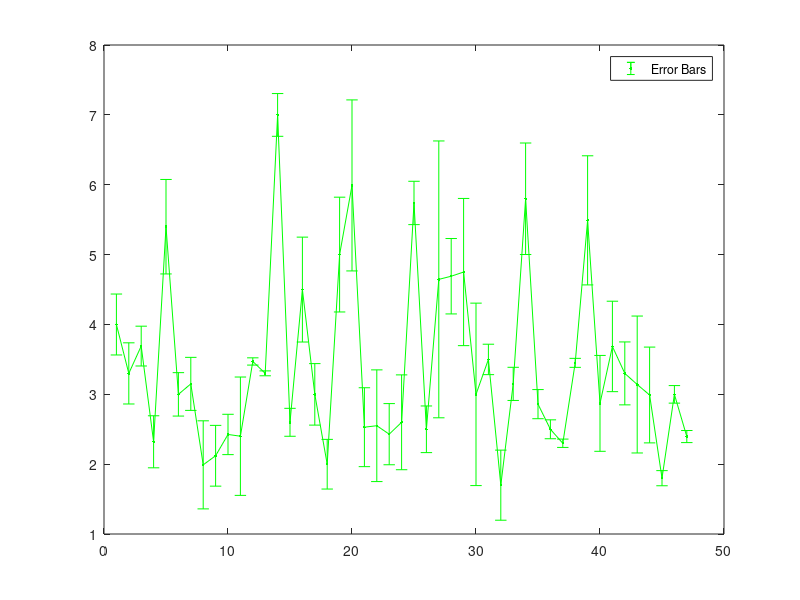

Source code (MATLAB):
load ex1data2.txt

DATA_47 = 47;
ARGS = 2;

% ------- Input Section -------
X = ex1data2(:, 1:ARGS);
Y = ex1data2(:, end);


X = [ones(DATA_47, 1) X];
Xt = transpose(X);
% X = zscore(X);
% -----------------------------

% --------- Training ----------
W = inv(Xt * X) * Xt * Y;
Wt = transpose(W);
Yp = transpose(Wt * Xt);
% -----------------------------

% Error
EQM = 0;
ERRList = [];
for i = 1 : DATA_47
	Ei = Y(i) - Yp(i);
	ERRList = [ERRList; Ei];
	EQM += Ei^2;
end

EQM /= DATA_47;

% Plotting
errorbar(Y, ERRList, '-g.');
hold on;

legend({'Error Bars'});
set(gca, 'color', [0.3 0.3 0.3]);  % Background color (chart area)
set(gcf, 'color', [0.4 0.4 0.4]);  % Background color (area outside of chart)